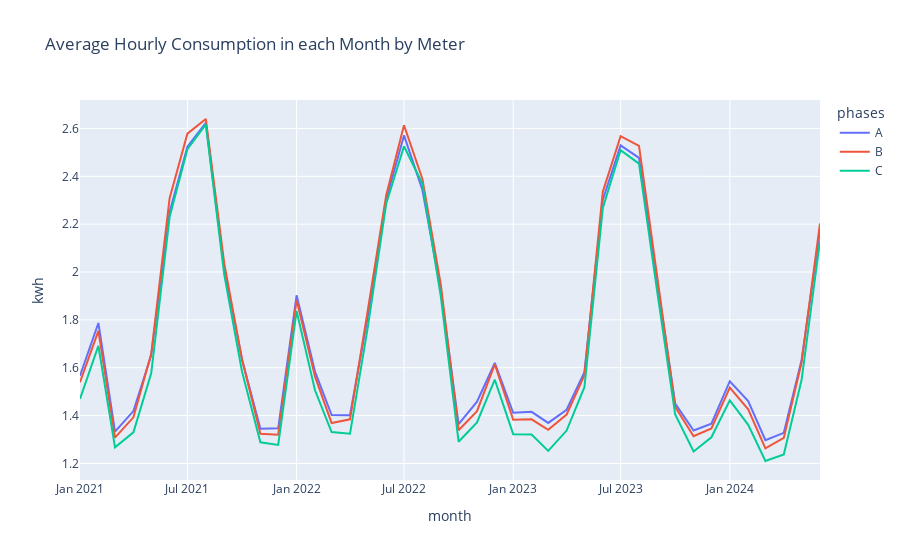

The cell this chart's notebook holds for it:
### Code cell
# Plot graph
px.line(phases_month_df, x='month', y='kwh', 
        title='Average Hourly Consumption in each Month by Meter',
        color='phases')

### Figure 1 — Plotly figure (JSON) as saved in the notebook; plotly's stock layout.template omitted (floating-point values rounded to 4 significant figures)
{"data": [{"hovertemplate": "phases=A<br>month=%{x}<br>kwh=%{y}<extra></extra>", "legendgroup": "A", "line": {"color": "#636efa", "dash": "solid"}, "marker": {"symbol": "circle"}, "mode": "lines", "name": "A", "orientation": "v", "showlegend": true, "type": "scatter", "x": ["2021-01-01", "2021-02-01", "2021-03-01", "2021-04-01", "2021-05-01", "2021-06-01", "2021-07-01", "2021-08-01", "2021-09-01", "2021-10-01", "2021-11-01", "2021-12-01", "2022-01-01", "2022-02-01", "2022-03-01", "2022-04-01", "2022-05-01", "2022-06-01", "2022-07-01", "2022-08-01", "2022-09-01", "2022-10-01", "2022-11-01", "2022-12-01", "2023-01-01", "2023-02-01", "2023-03-01", "2023-04-01", "2023-05-01", "2023-06-01", "2023-07-01", "2023-08-01", "2023-09-01", "2023-10-01", "2023-11-01", "2023-12-01", "2024-01-01", "2024-02-01", "2024-03-01", "2024-04-01", "2024-05-01", "2024-06-01"], "xaxis": "x", "y": [1.566, 1.787, 1.333, 1.419, 1.652, 2.251, 2.524, 2.623, 2.014, 1.635, 1.345, 1.347, 1.903, 1.584, 1.402, 1.402, 1.813, 2.304, 2.571, 2.343, 1.924, 1.364, 1.458, 1.62, 1.412, 1.416, 1.369, 1.424, 1.582, 2.302, 2.529, 2.477, 1.955, 1.45, 1.337, 1.366, 1.544, 1.46, 1.297, 1.328, 1.632, 2.172], "yaxis": "y"}, {"hovertemplate": "phases=B<br>month=%{x}<br>kwh=%{y}<extra></extra>", "legendgroup": "B", "line": {"color": "#EF553B", "dash": "solid"}, "marker": {"symbol": "circle"}, "mode": "lines", "name": "B", "orientation": "v", "showlegend": true, "type": "scatter", "x": ["2021-01-01", "2021-02-01", "2021-03-01", "2021-04-01", "2021-05-01", "2021-06-01", "2021-07-01", "2021-08-01", "2021-09-01", "2021-10-01", "2021-11-01", "2021-12-01", "2022-01-01", "2022-02-01", "2022-03-01", "2022-04-01", "2022-05-01", "2022-06-01", "2022-07-01", "2022-08-01", "2022-09-01", "2022-10-01", "2022-11-01", "2022-12-01", "2023-01-01", "2023-02-01", "2023-03-01", "2023-04-01", "2023-05-01", "2023-06-01", "2023-07-01", "2023-08-01", "2023-09-01", "2023-10-01", "2023-11-01", "2023-12-01", "2024-01-01", "2024-02-01", "2024-03-01", "2024-04-01", "2024-05-01", "2024-06-01"], "xaxis": "x", "y": [1.539, 1.754, 1.308, 1.392, 1.658, 2.309, 2.578, 2.64, 2.037, 1.636, 1.324, 1.32, 1.883, 1.564, 1.369, 1.384, 1.841, 2.321, 2.613, 2.389, 1.947, 1.339, 1.418, 1.614, 1.382, 1.384, 1.341, 1.404, 1.568, 2.336, 2.568, 2.527, 1.976, 1.436, 1.314, 1.346, 1.517, 1.426, 1.263, 1.307, 1.622, 2.203], "yaxis": "y"}, {"hovertemplate": "phases=C<br>month=%{x}<br>kwh=%{y}<extra></extra>", "legendgroup": "C", "line": {"color": "#00cc96", "dash": "solid"}, "marker": {"symbol": "circle"}, "mode": "lines", "name": "C", "orientation": "v", "showlegend": true, "type": "scatter", "x": ["2021-01-01", "2021-02-01", "2021-03-01", "2021-04-01", "2021-05-01", "2021-06-01", "2021-07-01", "2021-08-01", "2021-09-01", "2021-10-01", "2021-11-01", "2021-12-01", "2022-01-01", "2022-02-01", "2022-03-01", "2022-04-01", "2022-05-01", "2022-06-01", "2022-07-01", "2022-08-01", "2022-09-01", "2022-10-01", "2022-11-01", "2022-12-01", "2023-01-01", "2023-02-01", "2023-03-01", "2023-04-01", "2023-05-01", "2023-06-01", "2023-07-01", "2023-08-01", "2023-09-01", "2023-10-01", "2023-11-01", "2023-12-01", "2024-01-01", "2024-02-01", "2024-03-01", "2024-04-01", "2024-05-01", "2024-06-01"], "xaxis": "x", "y": [1.47, 1.692, 1.267, 1.33, 1.577, 2.23, 2.513, 2.617, 1.991, 1.584, 1.288, 1.277, 1.837, 1.506, 1.331, 1.324, 1.769, 2.285, 2.526, 2.369, 1.898, 1.291, 1.371, 1.55, 1.322, 1.321, 1.253, 1.337, 1.518, 2.267, 2.51, 2.453, 1.913, 1.405, 1.25, 1.309, 1.464, 1.361, 1.21, 1.238, 1.549, 2.131], "yaxis": "y"}], "layout": {"legend": {"title": {"text": "phases"}, "tracegroupgap": 0}, "title": {"text": "Average Hourly Consumption in each Month by Meter"}, "xaxis": {"anchor": "y", "domain": [0, 1], "title": {"text": "month"}}, "yaxis": {"anchor": "x", "domain": [0, 1], "title": {"text": "kwh"}}}}
